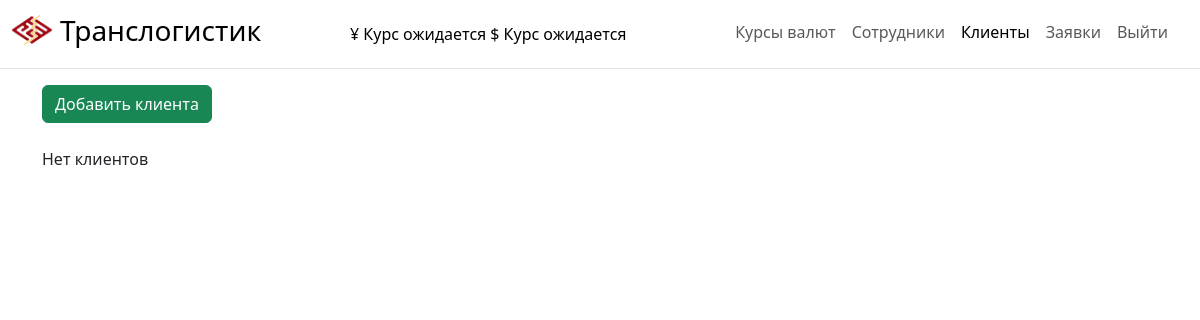
The app's page /clients/ (signed in), older data.
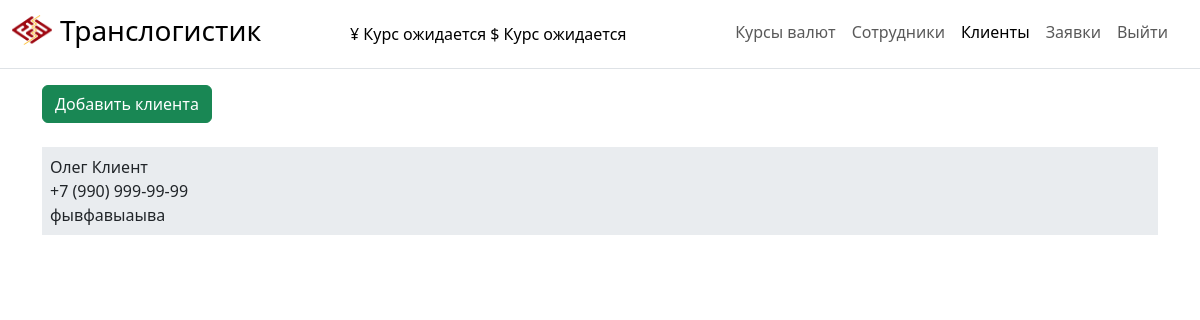
The same page, newer data.
### main/models.py (models this page shows, shortened)
class CustomUser(AbstractUser):
    towns = [
        ('Москва', 'Москва'),
        ('Краснодар', 'Краснодар'),
    ]
    roles = [
        ('Супер Администратор', 'Супер Администратор'),
        ('Администратор', 'Администратор'),
        ('Менеджер', 'Менеджер'),
        ('Закупщик', 'Закупщик'),
        ('Клиент', 'Клиент')
    ]
    statuses = [
        (True, 'Активен'),
        (False, 'Заблокирован')
    ]
    first_name = models.CharField('Имя/ФИО', max_length=150, blank=False)
    phone = models.CharField('Телефон', max_length=50, unique=True)
    role = models.CharField(max_length=50, choices=roles, default='Менеджер', verbose_name='Роль')
    patronymic = models.CharField('Отчество', max_length=50, blank=True)
    town = models.CharField('Город', max_length=50, choices=towns, default='Москва')
    description = models.CharField('Описание', max_length=240, blank=True)
    manager = models.IntegerField('Менеджер', blank=True, null=True)
    pass_no_sha = models.CharField('Доп.пароль', max_length=200, blank=True)
    time_create = models.DateTimeField(auto_now_add=True, verbose_name='Дата создания')
    time_update = models.DateTimeField(auto_now=True, verbose_name='Дата изменения')
    status = models.BooleanField(default=True, choices=statuses, verbose_name='Статус')
    class Meta:
        verbose_name = 'Пользователи'
        verbose_name_plural = 'Пользователи'
        ordering = ['role', '-time_create']
    def get_absolute_url_client(self):
        return reverse('card_client', kwargs={'client_id': self.pk})

### main/views.py (the view)
# urls.py: path('clients/', views.ClientsView.as_view(), name='clients'),
class ClientsView(LoginRequiredMixin, DataMixin, ListView):
    paginate_by = 3
    model = CustomUser
    template_name = 'main/clients.html'
    context_object_name = 'all_clients'
    login_url = reverse_lazy('login')
    role_have_perm = ['Супер Администратор', 'Менеджер']
    def get_context_data(self, *, object_list=None, **kwargs):
        c_def = self.get_user_context(title="Клиенты")
        return dict(list(super().get_context_data(**kwargs).items())+list(c_def.items()))
    def get_queryset(self):
        return CustomUser.objects.filter(role__in=['Клиент']).order_by('-time_create')
    def dispatch(self, request, *args, **kwargs):
        if not request.user.is_authenticated:
            return self.handle_no_permission()
        else:
            if request.user.role in self.role_have_perm:
                return super().dispatch(request, *args, **kwargs)
            return self.handle_no_permission()

### main/utils.py (called while the page is built)
def last_currency():
    try:
        curs = ExchangeRates.objects.filter(time_create__date=datetime.date.today()).order_by('-time_create')[:1][0]
        curs.yuan = str(format(float(curs.yuan), '.2f'))
        curs.dollar = str(format(float(curs.dollar), '.2f'))
        return curs
    except IndexError:
        return False

    def get_user_context(self, **kwargs):
        context = kwargs
        if self.request.user.is_authenticated:
            if self.request.user.role == 'Супер Администратор':
                context['menu'] = menu_super_admin
            elif self.request.user.role == 'Администратор':
                context['menu'] = menu_admin
            elif self.request.user.role == 'Менеджер':
                context['menu'] = menu_manager
            elif self.request.user.role == 'Закупщик':
                context['menu'] = menu_buyer
            elif self.request.user.role == 'Клиент':
                context['menu'] = menu_client
        context['last_currency'] = last_currency()
        context['today'] = datetime.datetime.date(datetime.datetime.now()).strftime("%d.%m.%y")
        return context

### main/templates/main/clients.html (shortened to what this page needs)
{% extends 'main/base.html' %}
{% block content %}
<a class="btn btn-success" href="{% url 'create_client' %}" role="button">Добавить клиента</a><br><br>
{% if all_clients %}
{% for client in all_clients %}
<div class="p-2 mb-2 bg-body-secondary" style="transform: rotate(0);">
    <a href="{{ client.get_absolute_url_client }}" class="stretched-link text-decoration-none" id="list-employees">{{ client.first_name }}</a><br>
    {{ client.phone }}<br>
    {{ client.description }}<br>
</div>
{% endfor %}
{% else %}
<p>Нет клиентов</p>
{% endif %}
{% endblock %}

Row changes from the older to the newer data that the page shows:
added CustomUser: first_name "Олег Клиент", phone "+7 (990) 999-99-99", description "фывфавыаыва"
Text that changed along with them:
text no longer shown: "Нет клиентов"
